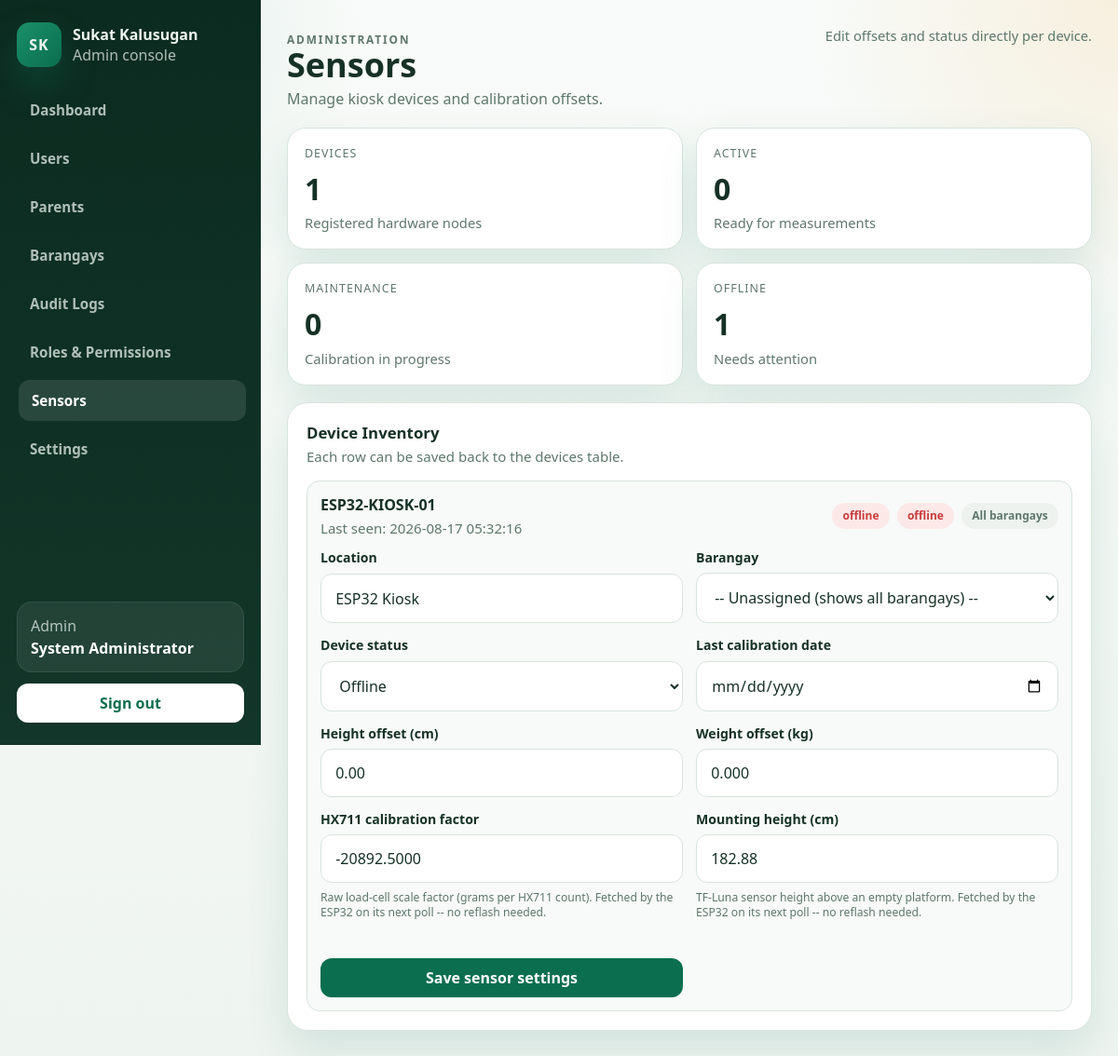
The page /admin/sensors.php (signed in) on the database its author committed.
### tables this page shows
CREATE TABLE `devices` (
  `id` int(10) UNSIGNED NOT NULL,
  `device_code` varchar(50) NOT NULL,
  `location` varchar(150) DEFAULT NULL,
  `barangay_id` int(10) UNSIGNED DEFAULT NULL,
  `last_calibration_at` date DEFAULT NULL,
  `calibration_offset_height` decimal(6,2) DEFAULT 0.00,
  `calibration_offset_weight` decimal(6,3) DEFAULT 0.000,
  `hx711_calibration_factor` decimal(12,4) NOT NULL DEFAULT -20892.5000,
  `mounting_height_cm` decimal(6,2) NOT NULL DEFAULT 182.88,
  `status` enum('active','maintenance','offline') NOT NULL DEFAULT 'active',
  `last_seen_at` timestamp NULL DEFAULT NULL,
  `created_at` timestamp NOT NULL DEFAULT current_timestamp(),
  `updated_at` timestamp NOT NULL DEFAULT current_timestamp() ON UPDATE current_timestamp()
);

### public_html/admin/sensors.php (the view, shortened to what this page needs)
<?php
require_once __DIR__ . '/../includes/admin_helpers.php';
$devices = admin_fetch_all(
    'SELECT d.id, d.device_code, d.location, d.barangay_id, bg.name AS barangay, d.status, d.last_seen_at, d.last_calibration_at, d.calibration_offset_height, d.calibration_offset_weight, d.hx711_calibration_factor, d.mounting_height_cm, d.updated_at,
            TIMESTAMPDIFF(SECOND, d.last_seen_at, NOW()) AS seconds_since_last_seen
     FROM devices d
     LEFT JOIN barangays bg ON bg.id = d.barangay_id
     ORDER BY d.device_code ASC'
);
$deviceCount = count($devices);
$activeCount = 0;
$maintenanceCount = 0;
$offlineCount = 0;
foreach ($devices as &$device) {
    $device = api_sync_stale_device_status($device);
    if ($device['status'] === 'active') {
        $activeCount++;
    } elseif ($device['status'] === 'maintenance') {
        $maintenanceCount++;
    } else {
        $offlineCount++;
    }
}
$actions = '<div class="admin-muted-block">Edit offsets and status directly per device.</div>';
?>
<section class="admin-grid-cards">
    <article class="admin-card">
        <div class="admin-stat-label">Devices</div>
        <div class="admin-stat-value"><?php echo $deviceCount; ?></div>
        <div class="admin-stat-note">Registered hardware nodes</div>
    </article>
    <article class="admin-card">
        <div class="admin-stat-label">Active</div>
        <div class="admin-stat-value"><?php echo $activeCount; ?></div>
        <div class="admin-stat-note">Ready for measurements</div>
    </article>
    <article class="admin-card">
        <div class="admin-stat-label">Maintenance</div>
        <div class="admin-stat-value"><?php echo $maintenanceCount; ?></div>
        <div class="admin-stat-note">Calibration in progress</div>
    </article>
    <article class="admin-card">
        <div class="admin-stat-label">Offline</div>
        <div class="admin-stat-value"><?php echo $offlineCount; ?></div>
        <div class="admin-stat-note">Needs attention</div>
    </article>
</section>
<section class="admin-section">
    <div class="admin-section-head">
        <div>
            <h2 class="admin-section-title">Device Inventory</h2>
            <p class="admin-section-subtitle">Each row can be saved back to the devices table.</p>
        </div>
    </div>
    <div class="admin-list">
        <?php foreach ($devices as $device): ?>
            <?php
                $connectionText = !empty($device['connection_online']) ? 'online' : 'offline';
                $connectionClass = !empty($device['connection_online']) ? 'is-success' : 'is-danger';
                $deviceStatus = (string)($device['status'] ?? 'offline');
            ?>
            <form class="admin-check-card" method="post">
                <div class="admin-section-head" style="margin-bottom:12px;">
                    <div>
                        <h3 class="admin-section-title" style="font-size:1rem;"><?php echo admin_e((string)($device['device_code'] ?? '')); ?></h3>
                        <p class="admin-section-subtitle">Last seen: <?php echo admin_e((string)($device['last_seen_at'] ?? 'never')); ?></p>
                    </div>
                    <div style="display:flex; gap:8px; flex-wrap:wrap;">
                        <span class="admin-pill <?php echo $deviceStatus === 'active' ? 'is-success' : ($deviceStatus === 'maintenance' ? 'is-warn' : 'is-danger'); ?>"><?php echo admin_e($deviceStatus); ?></span>
                        <span class="admin-pill <?php echo $connectionClass; ?>"><?php echo admin_e($connectionText); ?></span>
                        <span class="admin-pill is-muted"><?php echo admin_e((string)($device['barangay'] ?? 'All barangays')); ?></span>
                    </div>
                </div>
                <div class="admin-form-grid">
                    <label class="admin-field">
                        <span>Location</span>
                        <input name="location" value="<?php echo admin_e((string)($device['location'] ?? '')); ?>">
                    </label>
                    <label class="admin-field">
                        <span>Barangay</span>
                        <select name="barangay_id">
                            <option value="">-- Unassigned (shows all barangays) --</option>
                        </select>
                    </label>
                    <label class="admin-field">
                        <span>Device status</span>
                        <select name="status">
                            <option value="offline" <?php echo $deviceStatus === 'offline' ? 'selected' : ''; ?>>Offline</option>
                        </select>
                    </label>
                    <label class="admin-field">
                        <span>Last calibration date</span>
                        <input type="date" name="last_calibration_at" value="<?php echo admin_e((string)($device['last_calibration_at'] ?? '')); ?>">
                    </label>
                    <label class="admin-field">
                        <span>Height offset (cm)</span>
                        <input type="number" step="0.01" name="calibration_offset_height" value="<?php echo admin_e((string)($device['calibration_offset_height'] ?? '0')); ?>">
                    </label>
                    <label class="admin-field">
                        <span>Weight offset (kg)</span>
                        <input type="number" step="0.001" name="calibration_offset_weight" value="<?php echo admin_e((string)($device['calibration_offset_weight'] ?? '0')); ?>">
                    </label>
                    <label class="admin-field">
                        <span>HX711 calibration factor</span>
                        <input type="number" step="0.0001" name="hx711_calibration_factor" value="<?php echo admin_e((string)($device['hx711_calibration_factor'] ?? '-20892.5')); ?>">
                        <small class="admin-field-hint">Raw load-cell scale factor (grams per HX711 count). Fetched by the ESP32 on its next poll -- no reflash needed.</small>
                    </label>
                    <label class="admin-field">
                        <span>Mounting height (cm)</span>
                        <input type="number" step="0.01" name="mounting_height_cm" value="<?php echo admin_e((string)($device['mounting_height_cm'] ?? '182.88')); ?>">
                        <small class="admin-field-hint">TF-Luna sensor height above an empty platform. Fetched by the ESP32 on its next poll -- no reflash needed.</small>
                    </label>
                    <div class="admin-field" style="align-content:end;">
                        <span>&nbsp;</span>
                        <button class="admin-btn" type="submit">Save sensor settings</button>
                    </div>
                </div>
            </form>
        <?php endforeach; ?>
    </div>
</section>

### public_html/assets/css/app.css (style rules this page uses)
:root { --bg: #f4f7f5; --surface: #ffffff; --surface-alt: #edf7f1; --border: #d8e4dd; --text: #173126; --muted: #5f766c; --primary: #0b6e4f; --primary-strong: #07513a; --accent: #f2a93b; --error: #c93b3b; --shadow: 0 30px 80px rgba(11, 110, 79, 0.12); --radius-xl: 32px; --radius-lg: 22px; --radius-md: 14px; --radius-sm: 10px; --font-display: "Trebuchet MS", "Segoe UI", sans-serif; --font-body: "Segoe UI", "Helvetica Neue", Arial, sans-serif; }
* { box-sizing: border-box; }
html, body { margin: 0; min-height: 100%; }
body { font-family: var(--font-body); color: var(--text); background: radial-gradient( circle at top left, rgba(11, 110, 79, 0.16), transparent 34% ), radial-gradient( circle at right 20%, rgba(242, 169, 59, 0.16), transparent 28% ), linear-gradient(180deg, #f7faf8 0%, var(--bg) 100%); }
button, input, textarea, select { font: inherit; }

### public_html/assets/css/admin.css (style rules this page uses)
:root { --admin-bg: #eef4f0; --admin-surface: #ffffff; --admin-surface-alt: #f7faf8; --admin-border: #d7e4dc; --admin-text: #163126; --admin-muted: #5e776c; --admin-primary: #0b6e4f; --admin-primary-soft: #dff1ea; --admin-accent: #f2a93b; --admin-danger: #c93b3b; --admin-shadow: 0 20px 45px rgba(11, 110, 79, 0.12); }
.admin-page { background: radial-gradient(circle at top left, rgba(11, 110, 79, 0.12), transparent 24%), radial-gradient(circle at right top, rgba(242, 169, 59, 0.14), transparent 20%), linear-gradient(180deg, #f8fbf9 0%, var(--admin-bg) 100%); }
.admin-grid-cards { display: grid; grid-template-columns: repeat(4, minmax(0, 1fr)); gap: 14px; }
.admin-card { background: var(--admin-surface); border: 1px solid var(--admin-border); border-radius: 20px; padding: 18px; box-shadow: var(--admin-shadow); }
.admin-stat-label { font-size: 0.78rem; text-transform: uppercase; letter-spacing: 0.08em; color: var(--admin-muted); }
.admin-stat-value { margin-top: 0.5rem; font-size: 2rem; font-weight: 800; color: var(--admin-text); }
.admin-stat-note { margin-top: 0.35rem; color: var(--admin-muted); font-size: 0.92rem; }
.admin-section { background: var(--admin-surface); border: 1px solid var(--admin-border); border-radius: 22px; padding: 20px; box-shadow: var(--admin-shadow); }
.admin-section-head { display: flex; align-items: center; justify-content: space-between; gap: 12px; margin-bottom: 16px; }
.admin-section-title { margin: 0; color: var(--admin-text); font-size: 1.05rem; }
.admin-section-subtitle { margin: 0.25rem 0 0; color: var(--admin-muted); font-size: 0.94rem; }
.admin-list { display: grid; gap: 12px; }
.admin-pill { display: inline-flex; align-items: center; gap: 6px; padding: 0.35rem 0.7rem; border-radius: 999px; font-size: 0.75rem; font-weight: 700; }
.admin-pill.is-danger { background: #fde8e8; color: var(--admin-danger); }
.admin-pill.is-muted { background: #edf2ef; color: var(--admin-muted); }
.admin-btn, .admin-btn-secondary, .admin-btn-danger { display: inline-flex; align-items: center; justify-content: center; min-height: 42px; padding: 0 14px; border-radius: 12px; border: 1px solid transparent; text-decoration: none; cursor: pointer; font-weight: 700; }
.admin-btn { background: var(--admin-primary); color: #fff; }
.admin-form-grid { display: grid; grid-template-columns: repeat(2, minmax(0, 1fr)); gap: 14px; }
.admin-field { display: grid; gap: 0.45rem; }
.admin-field label, .admin-field span { font-size: 0.88rem; font-weight: 700; color: var(--admin-text); }
.admin-field input, .admin-field select, .admin-field textarea { width: 100%; border: 1px solid var(--admin-border); border-radius: 12px; background: #fff; padding: 0.88rem 0.95rem; color: var(--admin-text); }
.admin-field-hint { font-size: 0.76rem; font-weight: 500; color: var(--admin-muted, #6b7280); line-height: 1.35; }
.admin-field input, .admin-field select { transition: border-color 0.15s ease, box-shadow 0.15s ease; }
.admin-check-card { border: 1px solid var(--admin-border); border-radius: 14px; padding: 14px; background: var(--admin-surface-alt); }
.admin-muted-block { color: var(--admin-muted); font-size: 0.92rem; }
@media (max-width: 1200px) { .admin-grid-cards, .admin-grid-3, .admin-grid-6 { grid-template-columns: repeat(2, minmax(0, 1fr)); } }

### rows shown on the page
devices: device_code "ESP32-KIOSK-01", last_seen_at "2026-08-17 05:32:16", deviceStatus "offline", connectionText "offline", barangay "All barangays", location "ESP32 Kiosk", calibration_offset_height "0.00", calibration_offset_weight "0.000", hx711_calibration_factor "-20892.5000", mounting_height_cm "182.88"

### other values the page prints
admin_e($item['label']) "Dashboard"
admin_e($item['label']) "Users"
admin_e($item['label']) "Parents"
admin_e($item['label']) "Barangays"
admin_e($item['label']) "Audit Logs"
admin_e($item['label']) "Roles & Permissions"
admin_e($item['label']) "Sensors"
admin_e($item['label']) "Settings"
admin_e(ucfirst($userRole)) "Admin"
admin_e($userName) "System Administrator"
admin_e($title) "Sensors"
admin_e($subtitle) "Manage kiosk devices and calibration offsets."
$deviceCount "1"
$activeCount "0"
$maintenanceCount "0"
